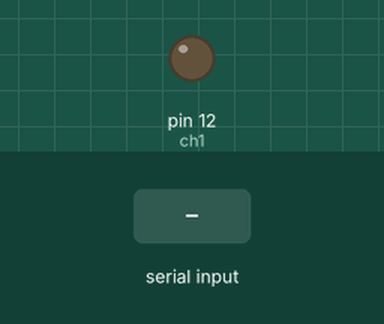
This sketch was run on a simulated Arduino Uno, built with avr-gcc and run on an emulated ATmega328P. On the bench: output pins drawn as LEDs (lit = HIGH). Inputs (shaded band) come from the test bench.

Above: at 3.8 s.
3.9 s: "A" received over the second serial link
At 4.5 s:
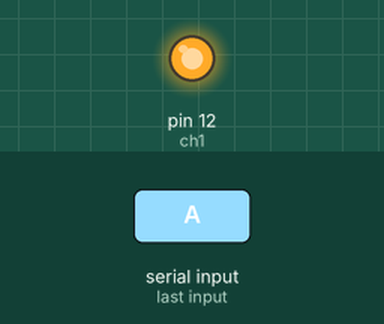
5.5 s: "a" received over the second serial link
At 6.7 s:
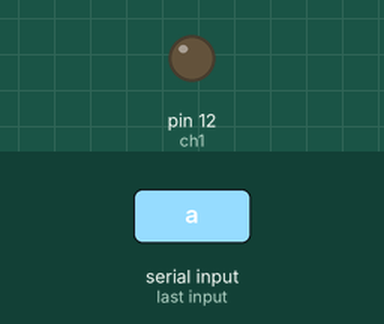
Timing chart, 0 to 8.5 s (numbered marks = the images above; inputs shaded):
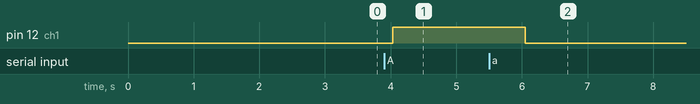

Measured:
- after the input at 3.9 s, pin 12 (ch1): LOW → HIGH after 0.13 s
- after the input at 5.5 s, pin 12 (ch1): HIGH → LOW after 0.55 s

The sketch:

PMNBluetooth.ino
```cpp
#include <SoftwareSerial.h>//
 SoftwareSerial mySerial(2, 3); // 2-RX, 3-TX
 //  Modulo bluethoot  HC-06
 // Ligue a saida RX do modulo na entrada TX definida no arduino
 // Ligue a saida TX do modulo na entrada RX definida no arduino
 //
int ch2 = 13;
int ch1 = 12;

 void setup()
 {
 mySerial.begin(9600);
 pinMode(ch1, OUTPUT);
 }

 void loop()
{
 digitalWrite(ch2,HIGH);
 delay(500);
 digitalWrite(ch2,LOW);
 delay(500);

 char caracter = mySerial.read();

 //--------------------------------ch1---------------------
 if(caracter == 'A')
{
 digitalWrite(ch1,HIGH);
}
 if(caracter == 'a')
{
 digitalWrite(ch1,LOW);
}


 delay(10);
}

//----------------------------------------------------------
```
